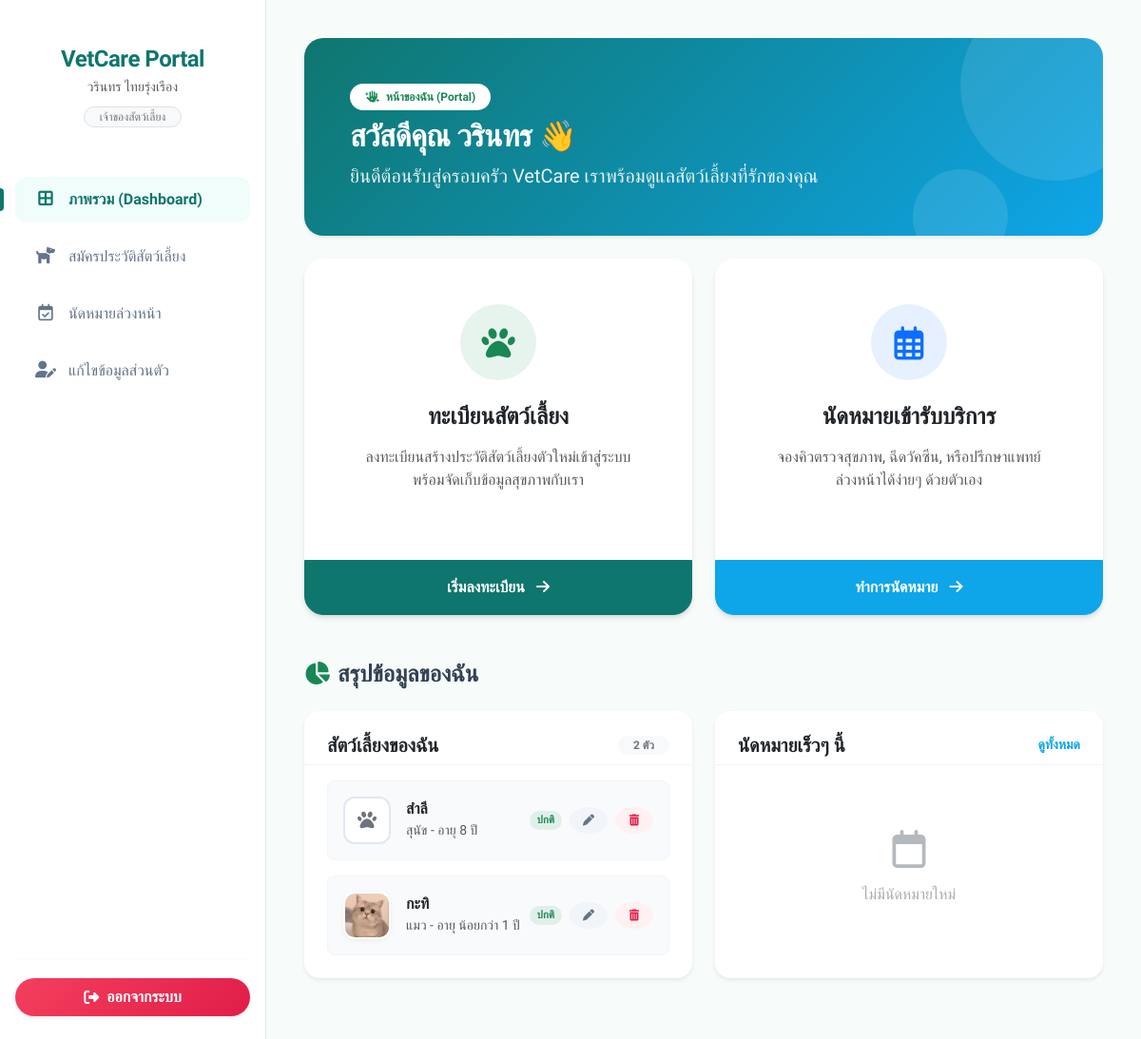
The app's page /client/ (signed in), older data.
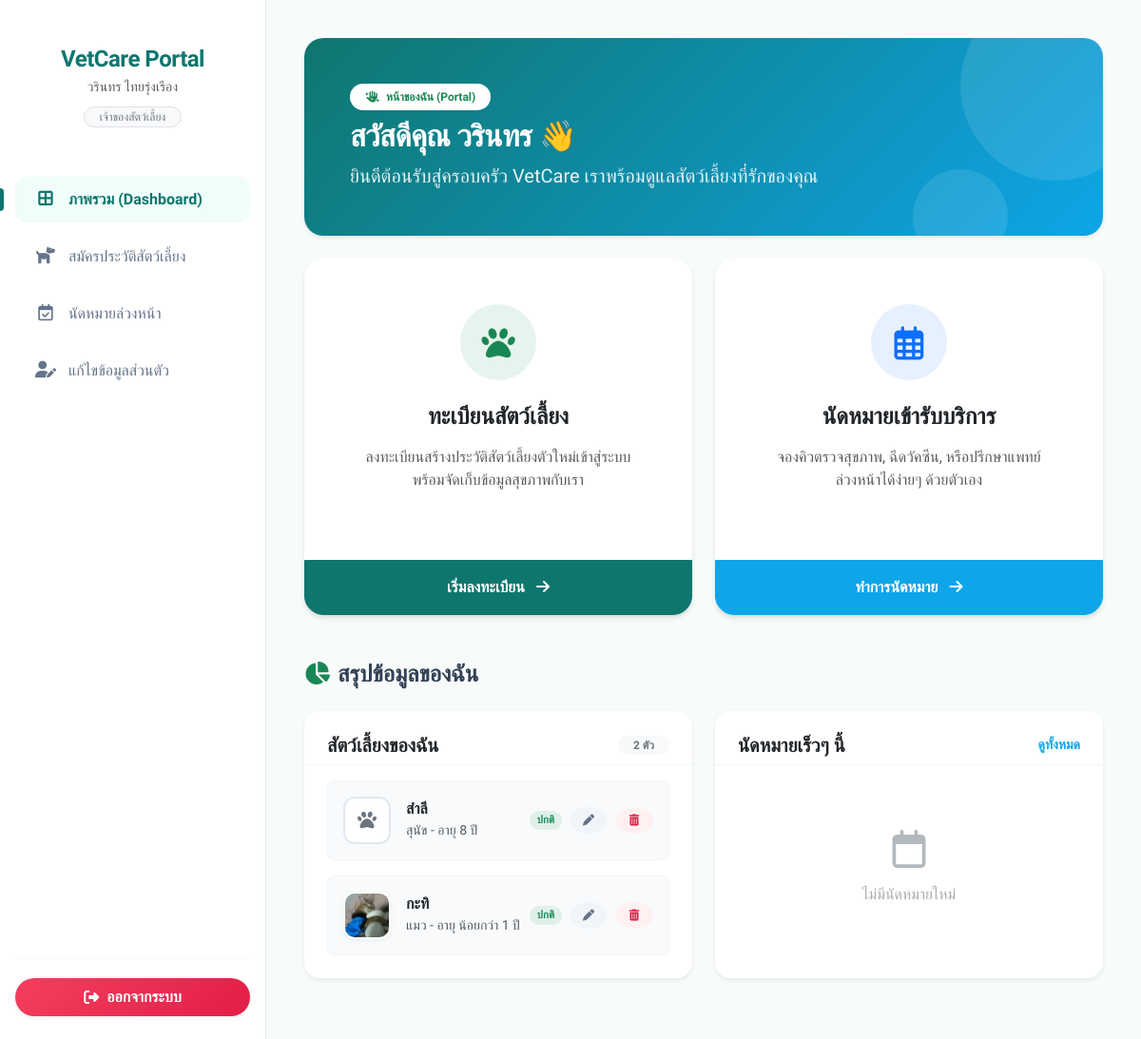
The same page, newer data.
### myapp/models.py (models this page shows, shortened)
class Pet(models.Model):
    owner = models.ForeignKey(Owner, on_delete=models.CASCADE, related_name='pets')
    name = models.CharField(max_length=100)
    customer_id = models.CharField(max_length=50, blank=True, null=True, verbose_name='รหัสลูกค้า')
    microchip_number = models.CharField(max_length=50, blank=True, null=True, verbose_name='เลขที่ชิป')
    price_level_choices = [
        ('ราคาปกติ', 'ราคาปกติ'),
        ('ราคาพิเศษ', 'ราคาพิเศษ')
    ]
    price_level = models.CharField(max_length=50, choices=price_level_choices, blank=True, null=True, verbose_name='ระดับราคา')
    sex_choices = [
        ('M', 'ตัวผู้'),
        ('F', 'ตัวเมีย')
    ]
    sex = models.CharField(max_length=10, choices=sex_choices, blank=True, null=True, verbose_name='เพศ')
    species = models.CharField(max_length=50, verbose_name='ประเภทสัตว์')
    breed = models.CharField(max_length=50, blank=True, null=True, verbose_name='สายพันธุ์')
    remarks = models.TextField(blank=True, null=True, verbose_name='หมายเหตุ')
    image = models.ImageField(upload_to='pet_images/', blank=True, null=True, verbose_name='รูปภาพสัตว์เลี้ยง')
    birth_date = models.DateField(blank=True, null=True, verbose_name='วันเกิด')
    @property
    def age(self):
        if not self.birth_date:
            return None
        from datetime import date
        today = date.today()
        age = today.year - self.birth_date.year - ((today.month, today.day) < (self.birth_date.month, self.birth_date.day))
        return age

### myapp/views.py (the view)
# urls.py: path('client/', views.client_dashboard, name='client_dashboard'),
@login_required
def client_dashboard(request):
    if request.user.is_staff:
        pass
    owner = getattr(request.user, 'owner_profile', None)
    user_pets = []
    upcoming_appointments = []
    if owner:
        user_pets = owner.pets.all()
        today = date.today()
        upcoming_appointments = Appointment.objects.filter(
            pet__owner=owner,
            appointment_date__gte=today,
            status__in=['pending', 'confirmed']
        ).order_by('appointment_date', 'appointment_time')[:5]
    context = {
        'user_pets': user_pets,
        'upcoming_appointments': upcoming_appointments
    }
    return render(request, 'myapp/client/client_dashboard.html', context)

### myapp/templates/myapp/client/client_dashboard.html (shortened to what the changed rows need)
{% extends 'myapp/client/client_base.html' %}
{% block content %}
<div class="container-fluid p-0">
    <div class="row mb-4">
        <div class="col-12">
            <div class="card bg-gradient-brand text-white border-0 shadow-sm" style="border-radius: 20px; overflow: hidden; position: relative;">
                <div class="card-body p-4 p-md-5 position-relative z-1 d-flex align-items-center">
                    <div>
                        <h2 class="fw-bold mb-2" style="letter-spacing: -0.5px;">สวัสดีคุณ {{ user.first_name }} 👋</h2>
                    </div>
                </div>
            </div>
        </div>
    </div>
    <div class="row g-4 mb-4">
        <div class="col-lg-6">
            <div class="card border-0 shadow-sm h-100" style="border-radius: 16px;">
                <div class="card-body px-4 pb-4">
                    {% if user_pets %}
                        <div class="d-flex flex-column gap-3">
                            {% for pet in user_pets %}
                            <div class="d-flex align-items-center p-3 rounded-3" style="background-color: #f8fafc; border: 1px solid #f1f5f9;">
                                <div class="flex-shrink-0">
                                    {% if pet.image %}
                                        <img src="{{ pet.image.url }}" alt="{{ pet.name }}" style="width: 50px; height: 50px; object-fit: cover; border-radius: 12px; border: 2px solid white; box-shadow: 0 2px 5px rgba(0,0,0,0.05);">
                                    {% else %}
                                        <div class="d-flex align-items-center justify-content-center bg-white text-secondary" style="width: 50px; height: 50px; border-radius: 12px; border: 2px solid #e2e8f0;">
                                            <i class="fas fa-paw fs-5"></i>
                                        </div>
                                    {% endif %}
                                </div>
                                <div class="flex-grow-1 ms-3">
                                    <h6 class="mb-0 fw-bold text-dark">{{ pet.name }}</h6>
                                    <small class="text-muted">{{ pet.species|default:"ไม่ระบุประเภท" }} - {% if pet.age is not none %}{% if pet.age >= 1 %}อายุ {{ pet.age }} ปี{% else %}อายุ น้อยกว่า 1 ปี{% endif %}{% else %}ไม่ระบุอายุ{% endif %}</small>
                                </div>
                                <div class="ms-auto d-flex align-items-center gap-2">
                                    <span class="badge bg-success bg-opacity-10 text-success rounded-pill px-2 py-1" style="font-size: 0.7rem;">ปกติ</span>
                                    <a href="{% url 'client_edit_pet' pet.id %}" class="btn btn-sm rounded-circle d-flex align-items-center justify-content-center border-0 shadow-none" style="width: 28px; height: 28px; background-color: #f1f5f9; color: #64748b; transition: all 0.2s;" onmouseover="this.style.backgroundColor='#e2e8f0'; this.style.color='#0f766e'" onmouseout="this.style.backgroundColor='#f1f5f9'; this.style.color='#64748b'" title="แก้ไขข้อมูล">
                                        <i class="fas fa-pen" style="font-size: 0.75rem;"></i>
                                    </a>
                                    <button type="button" onclick="confirmPetDelete('{{ pet.id }}', '{{ pet.name|escapejs }}')" class="btn btn-sm rounded-circle d-flex align-items-center justify-content-center border-0 shadow-none" style="width: 28px; height: 28px; background-color: #fff1f2; color: #e11d48; transition: all 0.2s;" onmouseover="this.style.backgroundColor='#ffe4e6'; this.style.color='#be123c'" onmouseout="this.style.backgroundColor='#fff1f2'; this.style.color='#e11d48'" title="ลบข้อมูล">
                                        <i class="fas fa-trash-alt" style="font-size: 0.75rem;"></i>
                                    </button>
                                </div>
                            </div>
                            {% endfor %}
                        </div>
                    {% else %}
                        <div class="text-center py-4 opacity-50">
                            <i class="fas fa-cat border p-3 rounded-circle mb-2 fs-3"></i>
                            <p class="mb-0 small">ยังไม่มีสัตว์เลี้ยงในระบบ</p>
                        </div>
                    {% endif %}
                </div>
            </div>
        </div>
    </div>
</div>
{% endblock %}

Row changes from the older to the newer data that the page shows:
changed Pet "กะทิ": image: a different picture
